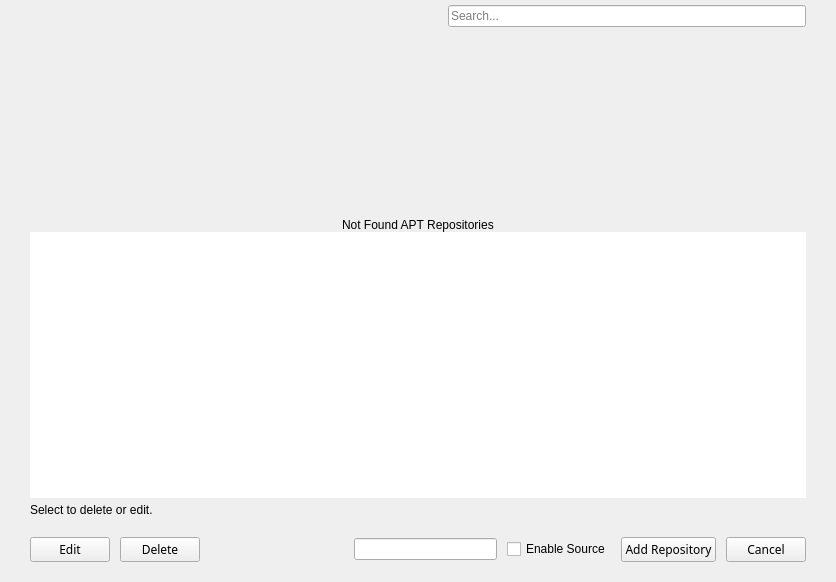
<?xml version="1.0" encoding="UTF-8"?>
<ui version="4.0">
 <class>APTSourceManagerPage</class>
 <widget class="QWidget" name="APTSourceManagerPage">
  <property name="geometry">
   <rect>
    <x>0</x>
    <y>0</y>
    <width>836</width>
    <height>582</height>
   </rect>
  </property>
  <property name="windowTitle">
   <string>APT Repository Manager</string>
  </property>
  <layout class="QVBoxLayout" name="verticalLayout_2">
   <property name="spacing">
    <number>0</number>
   </property>
   <property name="leftMargin">
    <number>0</number>
   </property>
   <property name="topMargin">
    <number>0</number>
   </property>
   <property name="rightMargin">
    <number>0</number>
   </property>
   <property name="bottomMargin">
    <number>0</number>
   </property>
   <item>
    <widget class="QWidget" name="verticalWidget" native="true">
     <property name="sizePolicy">
      <sizepolicy hsizetype="Preferred" vsizetype="Expanding">
       <horstretch>0</horstretch>
       <verstretch>0</verstretch>
      </sizepolicy>
     </property>
     <property name="cursor">
      <cursorShape>ArrowCursor</cursorShape>
     </property>
     <property name="styleSheet">
      <string notr="true"/>
     </property>
     <layout class="QGridLayout" name="gridLayout_2">
      <property name="leftMargin">
       <number>30</number>
      </property>
      <property name="topMargin">
       <number>5</number>
      </property>
      <property name="rightMargin">
       <number>30</number>
      </property>
      <property name="bottomMargin">
       <number>20</number>
      </property>
      <property name="horizontalSpacing">
       <number>10</number>
      </property>
      <property name="verticalSpacing">
       <number>5</number>
      </property>
      <item row="1" column="0" colspan="7">
       <widget class="QWidget" name="verticalWidget_2" native="true">
        <layout class="QVBoxLayout" name="verticalLayout">
         <property name="spacing">
          <number>0</number>
         </property>
         <property name="leftMargin">
          <number>0</number>
         </property>
         <property name="topMargin">
          <number>0</number>
         </property>
         <property name="rightMargin">
          <number>0</number>
         </property>
         <property name="bottomMargin">
          <number>0</number>
         </property>
         <item>
          <widget class="QWidget" name="notFoundWidget" native="true">
           <property name="sizePolicy">
            <sizepolicy hsizetype="Preferred" vsizetype="Expanding">
             <horstretch>0</horstretch>
             <verstretch>0</verstretch>
            </sizepolicy>
           </property>
           <property name="minimumSize">
            <size>
             <width>0</width>
             <height>200</height>
            </size>
           </property>
           <property name="maximumSize">
            <size>
             <width>16777215</width>
             <height>200</height>
            </size>
           </property>
           <property name="styleSheet">
            <string notr="true"/>
           </property>
           <layout class="QVBoxLayout" name="notFoundLayout">
            <property name="spacing">
             <number>0</number>
            </property>
            <property name="leftMargin">
             <number>0</number>
            </property>
            <property name="topMargin">
             <number>0</number>
            </property>
            <property name="rightMargin">
             <number>0</number>
            </property>
            <property name="bottomMargin">
             <number>0</number>
            </property>
            <item alignment="Qt::AlignHCenter|Qt::AlignBottom">
             <widget class="QLabel" name="lblNotFound">
              <property name="text">
               <string>Not Found APT Repositories</string>
              </property>
             </widget>
            </item>
           </layout>
          </widget>
         </item>
         <item>
          <widget class="QListWidget" name="listWidgetAptSources">
           <property name="focusPolicy">
            <enum>Qt::NoFocus</enum>
           </property>
           <property name="frameShape">
            <enum>QFrame::NoFrame</enum>
           </property>
           <property name="horizontalScrollBarPolicy">
            <enum>Qt::ScrollBarAlwaysOff</enum>
           </property>
           <property name="editTriggers">
            <set>QAbstractItemView::NoEditTriggers</set>
           </property>
           <property name="selectionMode">
            <enum>QAbstractItemView::SingleSelection</enum>
           </property>
           <property name="selectionBehavior">
            <enum>QAbstractItemView::SelectRows</enum>
           </property>
           <property name="resizeMode">
            <enum>QListView::Adjust</enum>
           </property>
           <property name="layoutMode">
            <enum>QListView::Batched</enum>
           </property>
           <property name="spacing">
            <number>4</number>
           </property>
           <property name="uniformItemSizes">
            <bool>true</bool>
           </property>
          </widget>
         </item>
        </layout>
       </widget>
      </item>
      <item row="4" column="0" colspan="7">
       <spacer name="verticalSpacer_2">
        <property name="orientation">
         <enum>Qt::Vertical</enum>
        </property>
        <property name="sizeType">
         <enum>QSizePolicy::Fixed</enum>
        </property>
        <property name="sizeHint" stdset="0">
         <size>
          <width>20</width>
          <height>15</height>
         </size>
        </property>
       </spacer>
      </item>
      <item row="0" column="6">
       <widget class="QLineEdit" name="txtSearchAptSource">
        <property name="placeholderText">
         <string>Search...</string>
        </property>
       </widget>
      </item>
      <item row="5" column="0" colspan="7">
       <layout class="QHBoxLayout" name="horizontalLayout_2">
        <property name="spacing">
         <number>10</number>
        </property>
        <property name="bottomMargin">
         <number>0</number>
        </property>
        <item>
         <widget class="QPushButton" name="btnEditAptSource">
          <property name="sizePolicy">
           <sizepolicy hsizetype="Fixed" vsizetype="Fixed">
            <horstretch>0</horstretch>
            <verstretch>0</verstretch>
           </sizepolicy>
          </property>
          <property name="font">
           <font>
            <family>Rubik</family>
           </font>
          </property>
          <property name="cursor">
           <cursorShape>PointingHandCursor</cursorShape>
          </property>
          <property name="focusPolicy">
           <enum>Qt::NoFocus</enum>
          </property>
          <property name="accessibleName">
           <string notr="true">primary</string>
          </property>
          <property name="styleSheet">
           <string notr="true"/>
          </property>
          <property name="text">
           <string>Edit</string>
          </property>
          <property name="icon">
           <iconset resource="../../static.qrc">
            <normaloff>:/static/themes/default/img/edit.png</normaloff>:/static/themes/default/img/edit.png</iconset>
          </property>
          <property name="iconSize">
           <size>
            <width>16</width>
            <height>16</height>
           </size>
          </property>
          <property name="checkable">
           <bool>false</bool>
          </property>
         </widget>
        </item>
        <item>
         <widget class="QPushButton" name="btnDeleteAptSource">
          <property name="sizePolicy">
           <sizepolicy hsizetype="Fixed" vsizetype="Fixed">
            <horstretch>0</horstretch>
            <verstretch>0</verstretch>
           </sizepolicy>
          </property>
          <property name="font">
           <font>
            <family>Rubik</family>
           </font>
          </property>
          <property name="cursor">
           <cursorShape>PointingHandCursor</cursorShape>
          </property>
          <property name="focusPolicy">
           <enum>Qt::NoFocus</enum>
          </property>
          <property name="accessibleName">
           <string notr="true">danger</string>
          </property>
          <property name="styleSheet">
           <string notr="true"/>
          </property>
          <property name="text">
           <string>Delete</string>
          </property>
          <property name="icon">
           <iconset resource="../../static.qrc">
            <normaloff>:/static/themes/default/img/delete.png</normaloff>:/static/themes/default/img/delete.png</iconset>
          </property>
          <property name="iconSize">
           <size>
            <width>16</width>
            <height>16</height>
           </size>
          </property>
          <property name="checkable">
           <bool>false</bool>
          </property>
         </widget>
        </item>
        <item>
         <spacer name="bottomSectionHorizontalSpacer">
          <property name="orientation">
           <enum>Qt::Horizontal</enum>
          </property>
          <property name="sizeHint" stdset="0">
           <size>
            <width>0</width>
            <height>20</height>
           </size>
          </property>
         </spacer>
        </item>
        <item>
         <widget class="QLineEdit" name="txtAptSource"/>
        </item>
        <item>
         <widget class="QCheckBox" name="checkEnableSource">
          <property name="accessibleName">
           <string notr="true">circle</string>
          </property>
          <property name="text">
           <string>Enable Source</string>
          </property>
         </widget>
        </item>
        <item>
         <widget class="QPushButton" name="btnAddAPTSourceRepository">
          <property name="sizePolicy">
           <sizepolicy hsizetype="Fixed" vsizetype="Fixed">
            <horstretch>0</horstretch>
            <verstretch>0</verstretch>
           </sizepolicy>
          </property>
          <property name="font">
           <font>
            <family>Rubik</family>
           </font>
          </property>
          <property name="cursor">
           <cursorShape>PointingHandCursor</cursorShape>
          </property>
          <property name="focusPolicy">
           <enum>Qt::NoFocus</enum>
          </property>
          <property name="accessibleName">
           <string notr="true">primary</string>
          </property>
          <property name="styleSheet">
           <string notr="true"/>
          </property>
          <property name="text">
           <string>Add Repository</string>
          </property>
          <property name="checkable">
           <bool>true</bool>
          </property>
         </widget>
        </item>
        <item>
         <widget class="QPushButton" name="btnCancel">
          <property name="sizePolicy">
           <sizepolicy hsizetype="Fixed" vsizetype="Fixed">
            <horstretch>0</horstretch>
            <verstretch>0</verstretch>
           </sizepolicy>
          </property>
          <property name="font">
           <font>
            <family>Rubik</family>
           </font>
          </property>
          <property name="cursor">
           <cursorShape>PointingHandCursor</cursorShape>
          </property>
          <property name="focusPolicy">
           <enum>Qt::NoFocus</enum>
          </property>
          <property name="accessibleName">
           <string notr="true">danger</string>
          </property>
          <property name="styleSheet">
           <string notr="true"/>
          </property>
          <property name="text">
           <string>Cancel</string>
          </property>
          <property name="iconSize">
           <size>
            <width>16</width>
            <height>16</height>
           </size>
          </property>
          <property name="checkable">
           <bool>false</bool>
          </property>
         </widget>
        </item>
       </layout>
      </item>
      <item row="0" column="5">
       <spacer name="horizontalSpacer">
        <property name="orientation">
         <enum>Qt::Horizontal</enum>
        </property>
        <property name="sizeHint" stdset="0">
         <size>
          <width>40</width>
          <height>20</height>
         </size>
        </property>
       </spacer>
      </item>
      <item row="0" column="0" colspan="5">
       <widget class="QLabel" name="lblAptSourceTitle">
        <property name="font">
         <font>
          <family>Rubik</family>
          <pointsize>11</pointsize>
          <italic>false</italic>
         </font>
        </property>
        <property name="styleSheet">
         <string notr="true"/>
        </property>
        <property name="text">
         <string notr="true"/>
        </property>
       </widget>
      </item>
      <item row="2" column="0" colspan="7">
       <widget class="QLabel" name="lblAptSourceSelectInfo">
        <property name="text">
         <string>Select to delete or edit.</string>
        </property>
       </widget>
      </item>
     </layout>
    </widget>
   </item>
  </layout>
 </widget>
 <resources>
  <include location="../../static.qrc"/>
 </resources>
 <connections/>
</ui>
